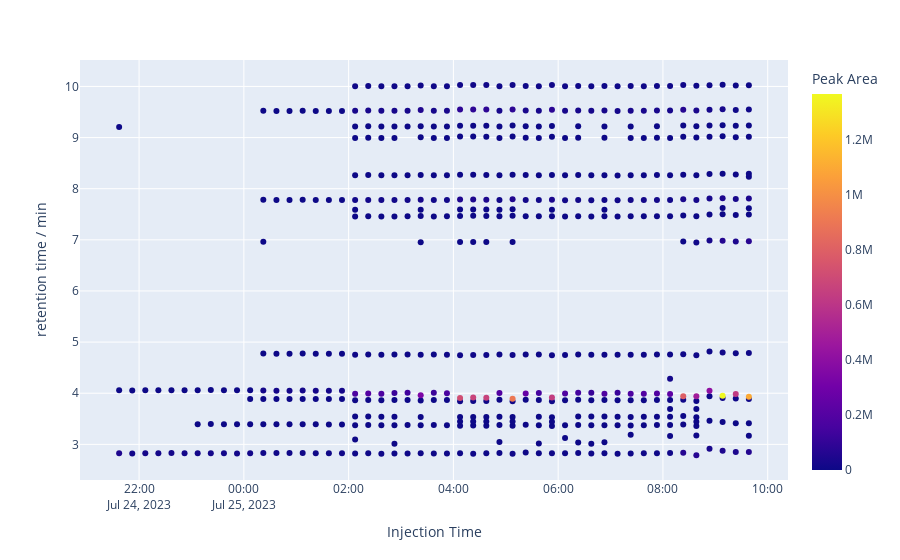

The code cell stored with this chart in its notebook:
### Code cell
data_path = "/Users/max/Documents/training_course/hao"
detector = "flame ionization detector"

# Read in all data
analyzer = ChromHandler.read(
    path=data_path,
    reader=ChemstationReader,
)

# Plot all data
analyzer.visualize_peaks(detector=detector)

### Figure 1 — Plotly figure (JSON) as saved in the notebook; plotly's stock layout.template omitted (floating-point values rounded to 4 significant figures; data arrays with more than 128 entries replaced by an {"elided": "..."} marker saying what was removed)
{"data": [{"hovertemplate": "Injection Time=%{x}<br>retention time / min=%{y}<br>Peak Area=%{marker.color}<extra></extra>", "legendgroup": "", "marker": {"color": {"elided": "509 float values"}, "coloraxis": "coloraxis", "symbol": "circle"}, "mode": "markers", "name": "", "orientation": "v", "showlegend": false, "type": "scatter", "x": {"elided": "509 str values"}, "xaxis": "x", "y": {"elided": "509 float values"}, "yaxis": "y"}], "layout": {"coloraxis": {"colorbar": {"title": {"text": "Peak Area"}}, "colorscale": [[0, "#0d0887"], [0.1111, "#46039f"], [0.2222, "#7201a8"], [0.3333, "#9c179e"], [0.4444, "#bd3786"], [0.5556, "#d8576b"], [0.6667, "#ed7953"], [0.7778, "#fb9f3a"], [0.8889, "#fdca26"], [1, "#f0f921"]]}, "legend": {"tracegroupgap": 0}, "margin": {"t": 60}, "xaxis": {"anchor": "y", "domain": [0, 1], "title": {"text": "Injection Time"}}, "yaxis": {"anchor": "x", "domain": [0, 1], "title": {"text": "retention time / min"}}}}
